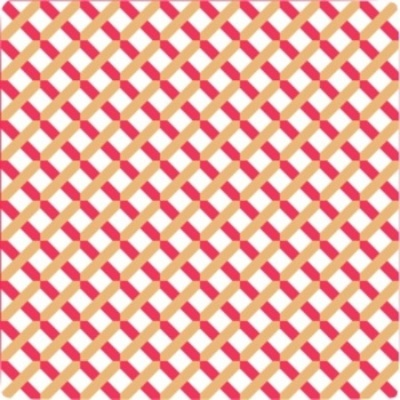
#> input picture HW#10/pattern/pattern01.jpg, 400 x 400 px; its folder holds only this picture in this run
$ python 2D_DFT_range.py
#> lines starting #> are read from the running program, lines starting #| are printed output that depends on the picture
import numpy as np
import cv2
import random
import os
import re

np.set_printoptions(threshold=np.inf)
np.set_printoptions(linewidth=np.inf)
np.set_printoptions(precision=4)

#select 210 dominant coefficient from dft of each pattern
#make average DFT coefficient
dft_collect = np.zeros((5, 10, 21), dtype=np.float32)
average_dft = np.zeros((20, 10, 21), dtype=np.float32)
difference = np.zeros(5, dtype=np.float32)
minmax = np.zeros((20), dtype=np.float32)
n = 0
for filePath in os.listdir("pattern"):
    mean = np.zeros((10, 21), dtype=np.float32)
    for k in range(0, 5):
        imagePath = os.path.join("pattern", filePath)
        image = cv2.imread(imagePath, cv2.IMREAD_GRAYSCALE)
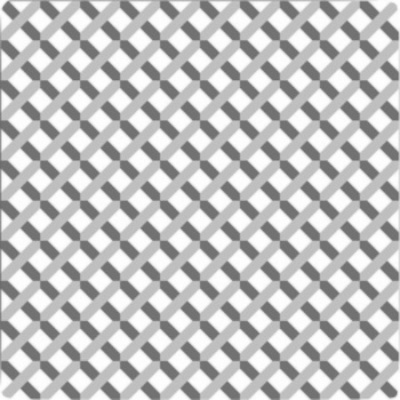
#> image: shape (400, 400); min 106, max 255, mean 192.9
        rand = random.randrange(0, image.shape[0] - 64)
#> rand = 197
        img = image[rand: rand + 64, rand : rand + 64]
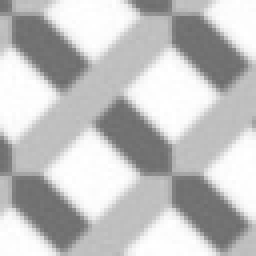
#> img: shape (64, 64) (shown 4 times larger); min 109, max 255, mean 193.3

        dft = np.fft.fft2(img)
        dft = np.fft.fftshift(dft)
        magnitude = 20 * np.log(np.abs(dft))
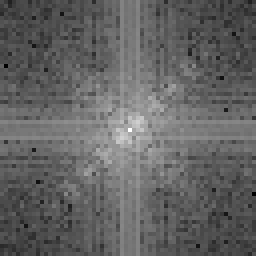
#> magnitude: shape (64, 64) float64 (shown 4 times larger); min 12.5, max 271.6, mean 113.4; drawn with min black and max white

        part = magnitude[23:33, 22:43]
        dft_collect[k] = part
        mean = mean + dft_collect[k]
        dft_collect[k, 9, 10] = 0
        for i in range(0, 10):
            for j in range(0, 21):
                if dft_collect[k, i, j] < 150:
                    dft_collect[k, i, j] = 0
    mean = mean/5
    mean[9, 10] = 0
    for i in range(0, 10):
        for j in range(0, 21):
            if mean[i, j] > 150:
                average_dft[n, i, j] = part[i, j]
    for i in range(0, 5):
        difference[i] = np.sum(abs(dft_collect[i] - average_dft[n]))
#> after the loop, difference = [2502.2, 5176.6, 2011.6, 5855.1, 2363]
    minmax[n] = np.max(difference)
    n = n + 1

#random select 5 block each pattern
#compare random block with dft of each pattern by distance
for filePath in sorted(os.listdir("pattern")):
    for k in range(0, 5):
        imagePath = os.path.join("pattern", filePath)
        image = cv2.imread(imagePath, cv2.IMREAD_GRAYSCALE)
        rand = random.randrange(0, image.shape[0] - 64)
#> rand = 248
        img = image[rand: rand + 64, rand : rand + 64]
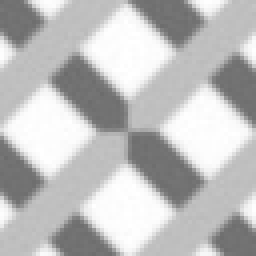
#> img: shape (64, 64) (shown 4 times larger); min 108, max 255, mean 190.1

#for filePath in os.listdir("pattern_random"):
#    path = os.path.join("pattern_random", filePath)
#    img = cv2.imread(path, cv2.IMREAD_GRAYSCALE)

        dft = np.fft.fft2(img)
        dft = np.fft.fftshift(dft)
        magnitude = 20 * np.log(np.abs(dft))
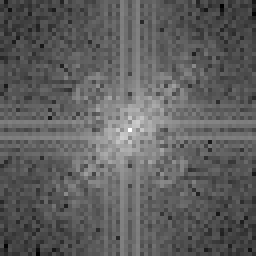
#> magnitude: shape (64, 64) float64 (shown 4 times larger); min 13.94, max 271.3, mean 109.9; drawn with min black and max white
        part = magnitude[23:33, 22:43]
        part[9, 10] = 0
        for i in range(0, 10):
            for j in range(0, 21):
                if part[i, j] < 150:
                    part[i, j] = 0

        compare_sum = np.zeros(20, dtype=np.float32)
        similar = np.zeros(20, dtype=int)
        count = 0
        for i in range(0, 20):
            compare = part - average_dft[i]
            compare_sum[i] = np.sum(abs(compare))
            if compare_sum[i] <= minmax[i]:
                print("This is " + str(i + 1) + " Pattern!! " + str(k))
                count = count + 1
                similar[count - 1] = i
#> after the loop, compare_sum = 20 values from 9477.9 to 22316.2; count = 0; similar = 20 values from 0 to 0
        if count == 0:
            print("Not exist matching Pattern" + str(k))
        elif count > 1:
            min_distance = compare_sum[similar[0]]
            min_arg = similar[0]
            for i in range(1, count):
                if compare_sum[similar[i]] < min_distance:
                    min_distance = compare_sum[similar[i]]
                    min_arg = similar[i]
            print("Finally, This is " + str(min_arg + 1) +  "Pattern!!!!!!!!!!!!!!!!!")

$ run again, on HW#10/pattern/pattern05.jpg
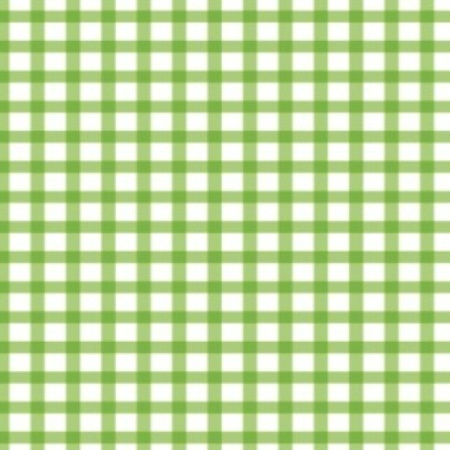
#> input picture HW#10/pattern/pattern05.jpg, 450 x 450 px
#> after the loop `for i in range(0, 5):`: difference = [1852.6, 1813.6, 1022.5, 2009.4, 1440.8]
#> `img = image[rand: rand + 64, rand : rand + 64]`:
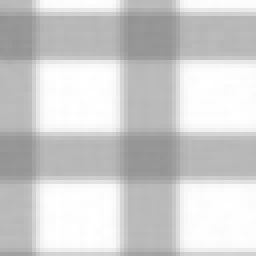
#> img: shape (64, 64) (shown 4 times larger); min 147, max 255, mean 206.5
#> `magnitude = 20 * np.log(np.abs(dft))`:
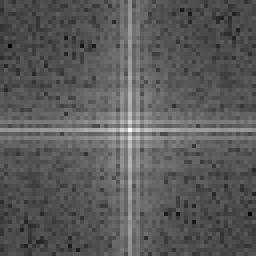
#> magnitude: shape (64, 64) float64 (shown 4 times larger); min -27.81, max 273, mean 79.1; drawn with min black and max white
#> after the loop `for i in range(0, 20):`: compare_sum = 20 values from 1762.2 to 7152.1; count = 1; similar = 20 values from 0 to 0

$ run again, on HW#10/pattern/pattern06.jpg
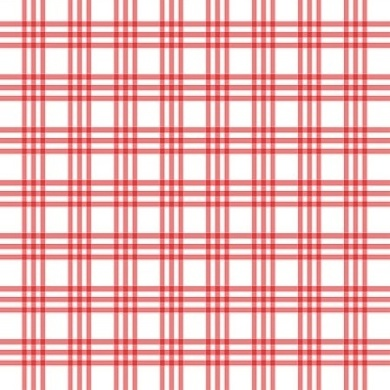
#> input picture HW#10/pattern/pattern06.jpg, 390 x 390 px
#> after the loop `for i in range(0, 5):`: difference = [3850.9, 2598.1, 2080.8, 4183.1, 2555.1]
#> `img = image[rand: rand + 64, rand : rand + 64]`:
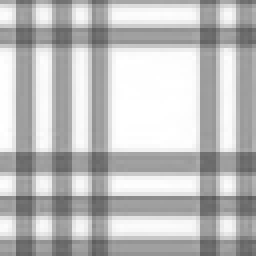
#> img: shape (64, 64) (shown 4 times larger); min 91, max 255, mean 189
#> `magnitude = 20 * np.log(np.abs(dft))`:
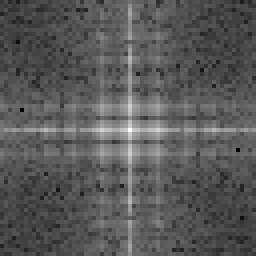
#> magnitude: shape (64, 64) float64 (shown 4 times larger); min -0.769, max 271.2, mean 94.1; drawn with min black and max white
#> after the loop `for i in range(0, 20):`: compare_sum = 20 values from 1905.1 to 11168; count = 1; similar = 20 values from 0 to 0

$ run again, on HW#10/pattern/pattern07.jpg
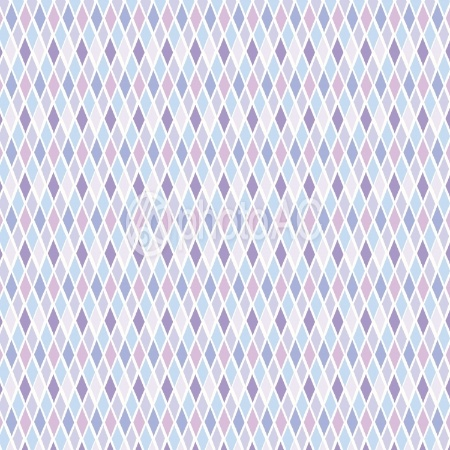
#> input picture HW#10/pattern/pattern07.jpg, 450 x 450 px
#> after the loop `for i in range(0, 5):`: difference = [5634.9, 3391, 3486.1, 3635.5, 2637.3]
#> `img = image[rand: rand + 64, rand : rand + 64]`:
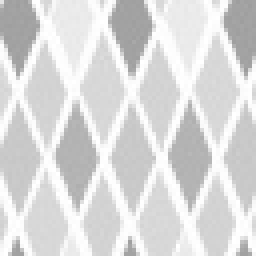
#> img: shape (64, 64) (shown 4 times larger); min 157, max 255, mean 218.5
#> `magnitude = 20 * np.log(np.abs(dft))`:
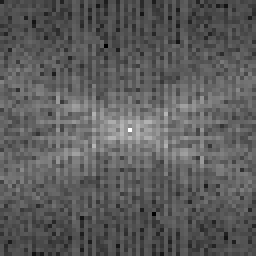
#> magnitude: shape (64, 64) float64 (shown 4 times larger); min 20.42, max 274.1, mean 112.6; drawn with min black and max white
#> after the loop `for i in range(0, 20):`: compare_sum = 20 values from 4201.3 to 13612; count = 1; similar = 20 values from 0 to 0
